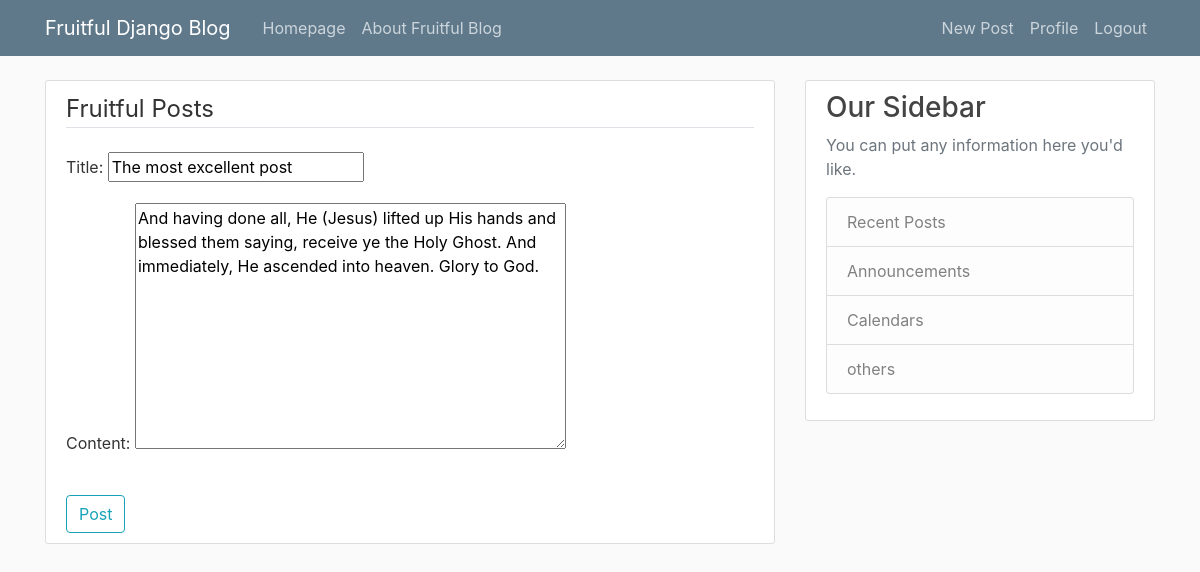
Screenshot of /post/5/update (signed in) with the database file from the repository.
### fruitfulblog/models.py (models this page shows, shortened)
class Post(models.Model):
    title = models.CharField(max_length=150)
    content = models.TextField()
    date_posted = models.DateTimeField(default=timezone.now)
    author = models.ForeignKey(User, on_delete=models.CASCADE)

### fruitfulblog/views.py (the view, shortened to what this page needs)
# urls.py: path('post/<int:pk>/update', PostUpdateView.as_view(), name='post_update'),
class PostUpdateView(LoginRequiredMixin, UserPassesTestMixin, UpdateView): #allow post updates
    model = Post
    fields = ['title', 'content']
    def test_func(self): #prevent updating/editing another user's post
        post = self.get_object()
        if self.request.user == post.author:
            return True
        else:
            return False

### fruitfulblog/templates/fruitfulblog/post_form.html (shortened to what this page needs)
{% extends 'fruitfulblog/base.html' %}
{% block content %}
    <div class="content-section">
        <form method="POST">
            <fieldset class="form-group">
                <legend class="border-bottom mb-4">Fruitful Posts</legend>
                {{ form.as_p}}
            </fieldset>
            <div clas="form-group">
                <button class="btn btn-outline-info" type="submit">Post</button>
            </div>
        </form>
    </div>
{% endblock content %}

### fruitfulblog/static/fruitfulblog/main.css (style rules this page uses)
body { background: #fafafa; color: #333333; margin-top: 5rem; }
.content-section { background: #ffffff; padding: 10px 20px; border: 1px solid #dddddd; border-radius: 3px; margin-bottom: 20px; }

### rows the page displays
Post: title "The most excellent post", content "And having done all, He (Jesus) lifted up His hands and blessed them saying, receive ye the Holy Ghost. And immediately, He ascended into heaven. Glory to God."
